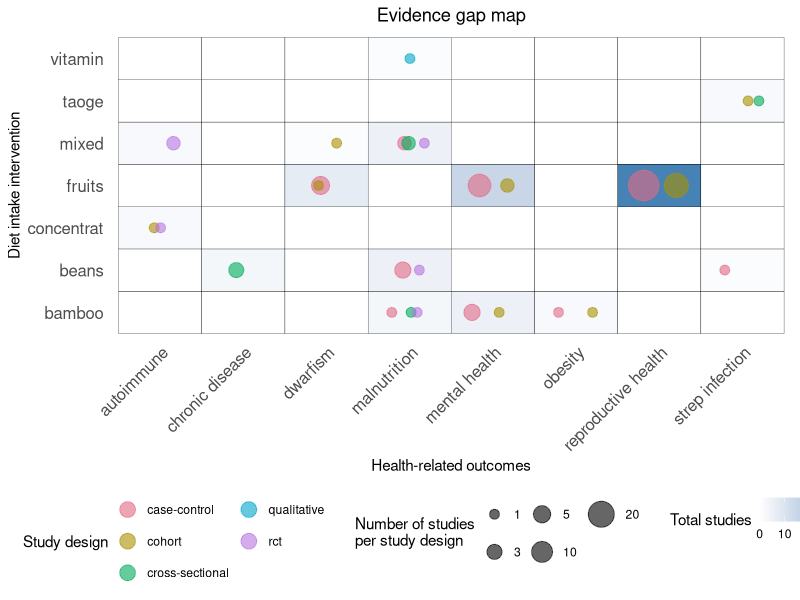
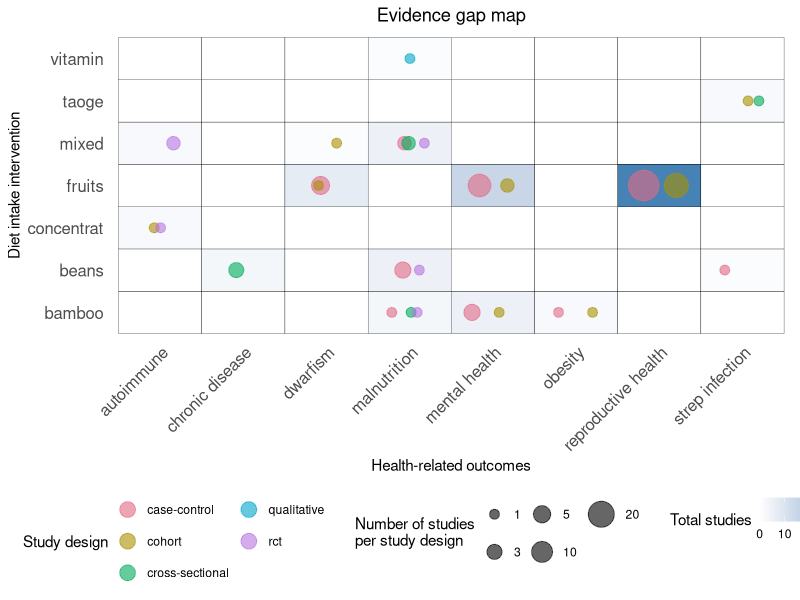

Generate these figures, in order, with R:
# Load packages
library(readxl)
library(ggplot2)
library(dplyr)
library(tidyr)
library(colorspace)

# Extract the data
panda <- read_excel("panda.xlsx")

# View the data
View(panda)

# Tile
tile <- panda %>%
  group_by(intervention, outcome) %>%
  summarise(count_author_year_tile = n(), .groups = 'drop') %>%
  complete(intervention, outcome, fill = list(count_author_year_tile = 0))

# Bubble
bubble <- panda %>%
  group_by(intervention, outcome, study_design) %>%
  summarise(count_author_year_bubble = n(), .groups = 'drop') %>%
  filter(!is.na(study_design))

# Evidence gap map
egm <- ggplot(tile, aes(x = outcome, y = intervention)) +
  geom_tile(aes(fill = count_author_year_tile), color = "black") +
  geom_point(data = bubble, aes(size = count_author_year_bubble, color = study_design), 
             alpha = 0.6, position = position_jitterdodge(jitter.width = 0.2, 
                                                          dodge.width = 0.5, seed = 6554)) +
  scale_size_continuous(range = c(3, 10),
                        breaks = c(1, 3, 5, 10, 20), 
                        labels = function(x) round(x, 0)) + 
  scale_colour_discrete_qualitative() +
  scale_fill_gradient(low = "white", high = "steelblue") +
  labs(title = "Evidence gap map",
       x = "Health-related outcomes",
       y = "Diet intake intervention",
       fill = "Total studies",
       size = "Number of studies per study design",
       color = "Study design") +
  theme_minimal() +
  theme(plot.title = element_text(hjust = 0.5),
        axis.text.x = element_text(size = 12, angle = 45, hjust = 1),
        axis.text.y = element_text(size = 12),
        legend.position = "bottom",
        panel.grid.major = element_blank(),
        panel.grid.minor = element_blank(),) +
  guides(size = guide_legend(nrow = 2,
                             title = "Number of studies\nper study design"),
         colour = guide_legend(nrow = 3, override.aes = list(size = 5)))

egm

# Save as a picture file
ggsave("egm.jpg", plot = egm, 
       width = 15, height = 10, dpi = 300)


